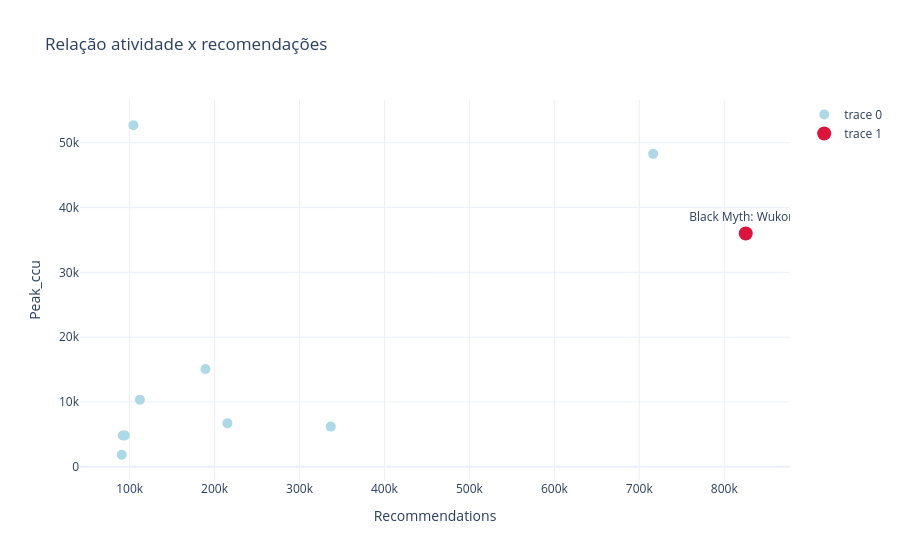

Notebook code for this chart:
### Code cell
idx_to_compare = 0
fig = go.Figure()

fig.add_trace(go.Scatter(
    x=x,
    y=y,
    mode='markers',
    marker=dict(size=10, color='lightblue'),
    text=names
))

fig.add_trace(go.Scatter(
    x=[x[idx_to_compare]],
    y=[y[idx_to_compare]],
    mode='markers+text',
    marker=dict(size=14, color='crimson', symbol='circle'),
    textposition='top center',
    text=names[idx_to_compare]
))

fig.update_layout(
    title='Relação atividade x recomendações',
    xaxis_title='Recommendations',
    yaxis_title='Peak_ccu',
    template='plotly_white'
)

fig.show()

### Figure 1 — Plotly figure (JSON) as saved in the notebook; plotly's stock layout.template omitted (floating-point values rounded to 4 significant figures)
{"data": [{"marker": {"color": "lightblue", "size": 10}, "mode": "markers", "text": ["Black Myth: Wukong", "HELLDIVERS™ 2", "Dying Light", "Sons Of The Forest", "Satisfactory", "Warhammer 40,000: Space Marine 2", "Path of Exile 2", "FOR HONOR™", "V Rising", "Last Epoch"], "type": "scatter", "x": [825294, 716326, 336797, 215190, 189253, 112107, 104430, 94309, 91951, 90769], "y": [35990, 48290, 6198, 6723, 15097, 10334, 52708, 4821, 4834, 1851]}, {"marker": {"color": "crimson", "size": 14, "symbol": "circle"}, "mode": "markers+text", "text": "Black Myth: Wukong", "textposition": "top center", "type": "scatter", "x": [825294], "y": [35990]}], "layout": {"autosize": true, "title": {"text": "Relação atividade x recomendações"}, "xaxis": {"autorange": true, "range": [43340.0, 875100.0], "title": {"text": "Recommendations"}, "type": "linear"}, "yaxis": {"autorange": true, "range": [-3117.0, 57680.0], "title": {"text": "Peak_ccu"}, "type": "linear"}}}
